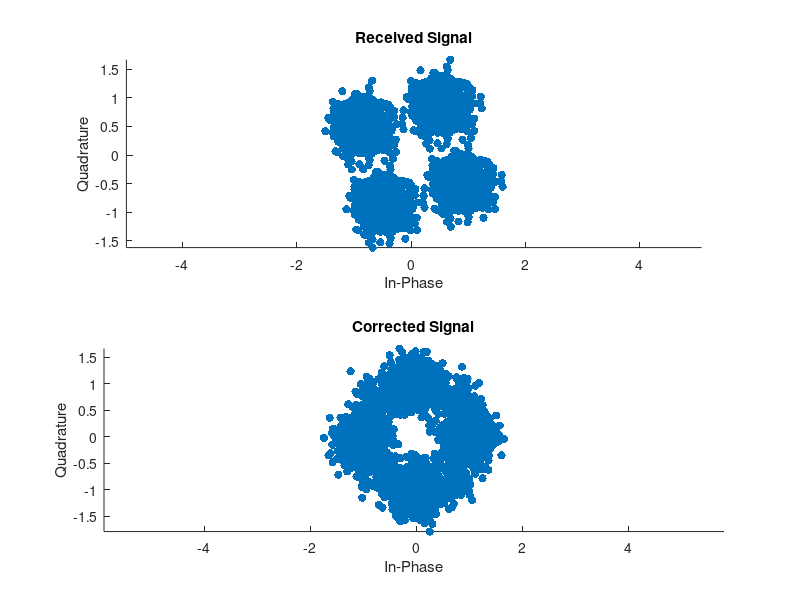
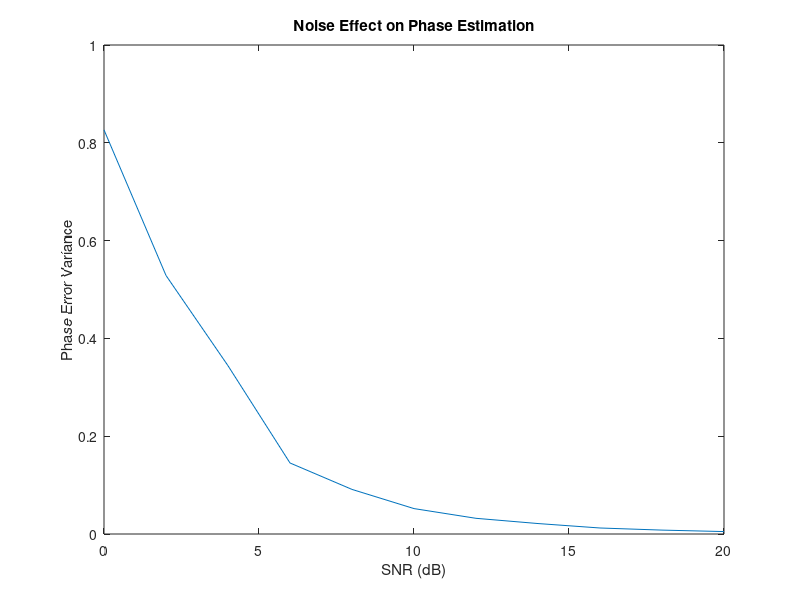
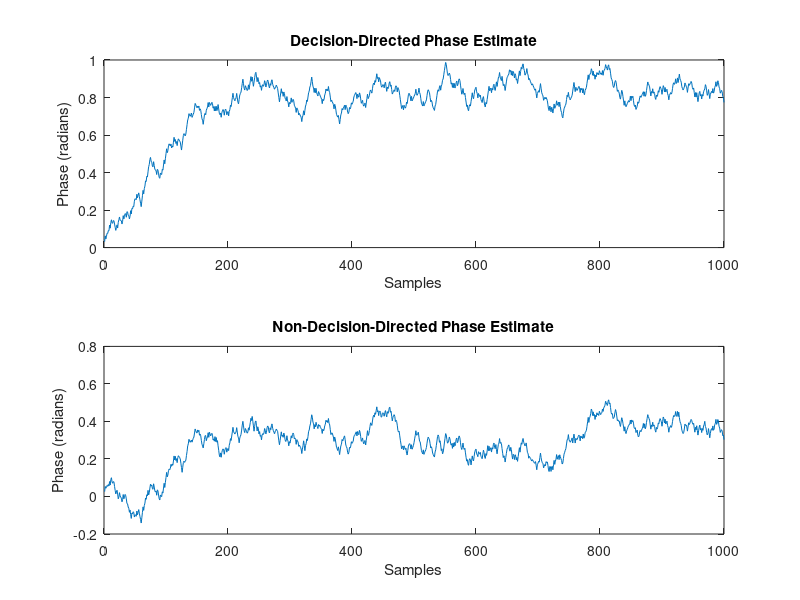

These charts were generated, in order, by the following MATLAB code:
clc; close all;clear all;
N = 1000; SNR_dB = 10; M = 4; loop_bw = 0.01; true_phase = pi/3;
tx_symbols = exp(1j * (2 * pi * (0:M-1) / M));
tx_data = randi([0 M-1], N, 1);
tx_signal = tx_symbols(tx_data + 1);
noise = (1/sqrt(2*10^(SNR_dB/10))) * (randn(N,1) + 1j*randn(N,1));
rx_signal = tx_signal .* exp(1j * true_phase) + noise;
est_phase_ml = angle(sum(conj(tx_signal) .* rx_signal));
est_phase_pll = zeros(N,1);
current_phase = 0;
for n = 1:N
    phase_err = angle(rx_signal(n) * exp(-1j * current_phase));
    current_phase = current_phase + loop_bw * phase_err;
    est_phase_pll(n) = current_phase;
end
corrected_rx_signal = rx_signal .* exp(-1j * est_phase_pll);
figure;
subplot(2,1,1); scatter(real(rx_signal), imag(rx_signal), 'filled');
title('Received Signal'); xlabel('In-Phase'); ylabel('Quadrature'); axis equal;
subplot(2,1,2); scatter(real(corrected_rx_signal), imag(corrected_rx_signal), 'filled');
title('Corrected Signal'); xlabel('In-Phase'); ylabel('Quadrature'); axis equal;
SNR_range = 0:2:20; phase_err_var = zeros(length(SNR_range),1);
for idx = 1:length(SNR_range)
    noise = (1/sqrt(2*10^(SNR_range(idx)/10))) * (randn(N,1) + 1j*randn(N,1));
    rx_signal = exp(1j * true_phase) + noise;
    phase_err_var(idx) = var(angle(rx_signal) - true_phase);
end
figure; plot(SNR_range, phase_err_var); title('Noise Effect on Phase Estimation');
xlabel('SNR (dB)'); ylabel('Phase Error Variance');
est_phase_dd = zeros(N,1); est_phase_ndd = zeros(N,1);
phase_dd = 0; phase_ndd = 0;
for n = 1:N
    noise = (1/sqrt(2*10^(SNR_dB/10))) * (randn + 1j*randn);
    rx_signal = tx_signal(n) * exp(1j * true_phase) + noise;
    detected_sym = exp(1j * round(angle(rx_signal) * M / (2*pi)) * 2*pi/M);
    phase_dd = phase_dd + loop_bw * angle(detected_sym * exp(-1j * phase_dd));
    phase_ndd = phase_ndd + loop_bw * angle(rx_signal * exp(-1j * phase_ndd));
    est_phase_dd(n) = phase_dd;
    est_phase_ndd(n) = phase_ndd;
end
figure;
subplot(2,1,1); plot(1:N, est_phase_dd); title('Decision-Directed Phase Estimate'); xlabel('Samples'); ylabel('Phase (radians)');
subplot(2,1,2); plot(1:N, est_phase_ndd); title('Non-Decision-Directed Phase Estimate'); xlabel('Samples'); ylabel('Phase (radians)');
